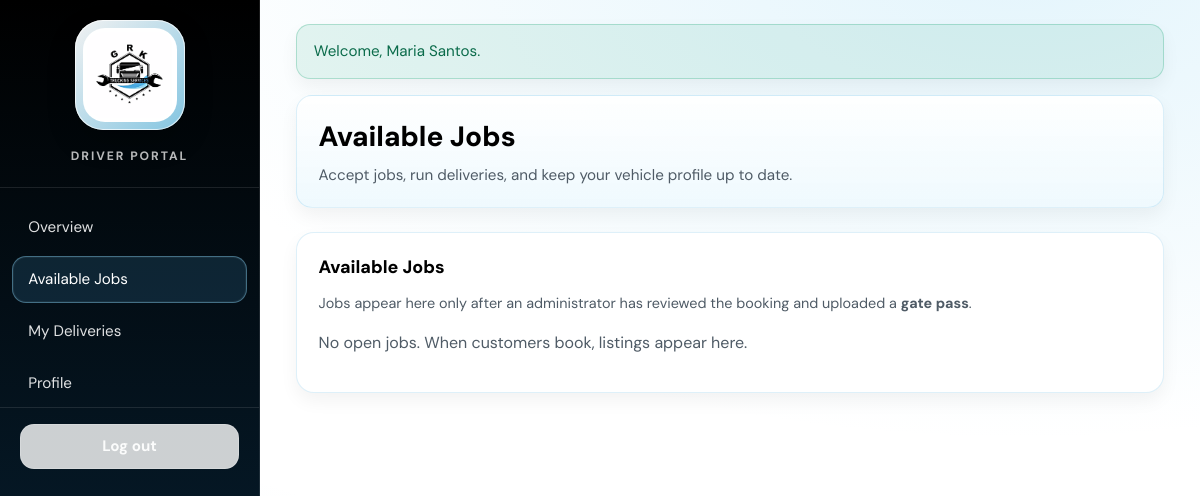
Before: /driver/dashboard.php?section=jobs (signed in) with the older database file.
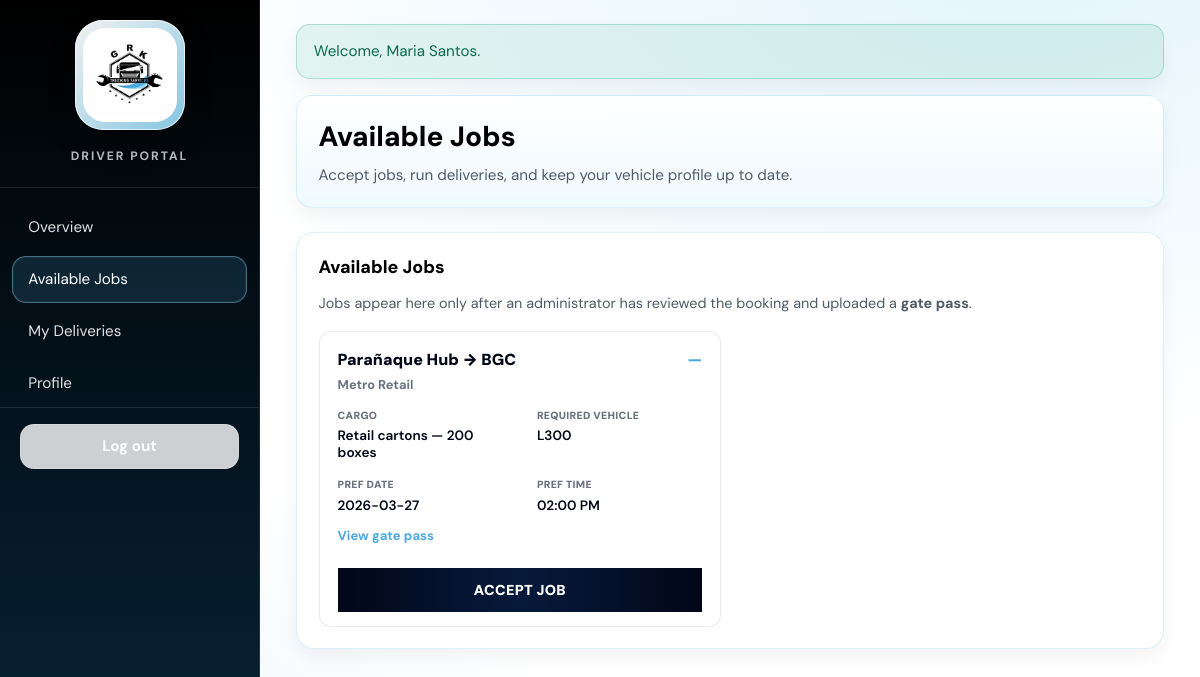
After: the same page with the newer database file.
### tables this page shows
CREATE TABLE `bookings` (
  `id` INT UNSIGNED NOT NULL AUTO_INCREMENT,
  `booking_number` VARCHAR(32) NOT NULL,
  `customer_id` INT UNSIGNED NOT NULL,
  `user_id` INT UNSIGNED NOT NULL,
  `username` VARCHAR(64) NOT NULL,
  `name` VARCHAR(120) NOT NULL,
  `email` VARCHAR(255) NOT NULL,
  `mobile` VARCHAR(40) NOT NULL,
  `booking_datetime` TIMESTAMP NOT NULL,
  `posting_date` TIMESTAMP NOT NULL,
  `vehicle_type` VARCHAR(64) NOT NULL,
  `pickup` VARCHAR(255) NOT NULL,
  `dropoff` VARCHAR(255) NOT NULL,
  `cargo_desc` TEXT NOT NULL,
  `additional_requirements` TEXT NOT NULL,
  `status` ENUM('pending','accepted','in_transit','completed','cancelled') NOT NULL DEFAULT 'pending',
  `driver_id` INT UNSIGNED NULL,
  `vehicle_id` INT UNSIGNED NULL,
  `is_locked` BOOLEAN NOT NULL DEFAULT FALSE,
  `accepted_at` TIMESTAMP NULL DEFAULT NULL,
  `payout` DECIMAL(12, 2) NULL,
  `gatepass_image` VARCHAR(512) NULL,
  PRIMARY KEY (`id`),
  UNIQUE KEY `uq_bookings_number` (`booking_number`),
  KEY `idx_bookings_customer` (`customer_id`),
  KEY `idx_bookings_user` (`user_id`),
  KEY `idx_bookings_driver` (`driver_id`),
  KEY `idx_bookings_vehicle` (`vehicle_id`),
  KEY `idx_bookings_status` (`status`),
  CONSTRAINT `fk_bookings_customer` FOREIGN KEY (`customer_id`) REFERENCES `customers` (`id`)
    ON UPDATE CASCADE ON DELETE RESTRICT,
  CONSTRAINT `fk_bookings_user` FOREIGN KEY (`user_id`) REFERENCES `users` (`id`)
    ON UPDATE CASCADE ON DELETE RESTRICT,
  CONSTRAINT `fk_bookings_driver` FOREIGN KEY (`driver_id`) REFERENCES `drivers` (`id`)
    ON UPDATE CASCADE ON DELETE SET NULL,
  CONSTRAINT `fk_bookings_vehicle` FOREIGN KEY (`vehicle_id`) REFERENCES `vehicles` (`id`)
    ON UPDATE CASCADE ON DELETE SET NULL
);

### driver/dashboard.php (called while the page is built, shortened)
<?php
require_once dirname(__DIR__) . '/includes/auth.php';
$section = $_GET['section'] ?? 'overview';
$titles = [
    'overview' => 'Overview',
    'jobs' => 'Available Jobs',
    'deliveries' => 'My Deliveries',
    'profile' => 'Profile',
];
$pageTitle = $titles[$section];
require dirname(__DIR__) . '/includes/header_driver.php';
require __DIR__ . '/sections/' . $section . '.php';
require dirname(__DIR__) . '/includes/footer_driver.php';

### includes/helpers.php (called while the page is built, shortened)
<?php
function asset(string $path): string
{
    return rtrim(BASE_URL, '/') . '/assets/' . ltrim($path, '/');
}
function asset_v(string $path): string
{
    $url = asset($path);
    $full = APP_ROOT . DIRECTORY_SEPARATOR . 'assets' . DIRECTORY_SEPARATOR . str_replace('/', DIRECTORY_SEPARATOR, ltrim($path, '/'));
    $v = is_file($full) ? (string) filemtime($full) : (string) time();
    $sep = str_contains($url, '?') ? '&' : '?';
    return $url . $sep . 'v=' . rawurlencode($v);
}
function e(?string $s): string
{
    return htmlspecialchars((string) $s, ENT_QUOTES, 'UTF-8');
}
function format_php_money(?float $amount): string
{
    if ($amount === null) {
        return '—';
    }
    return '₱' . number_format($amount, 2, '.', ',');
}
function flash_get(string $key): ?string
{
    $m = $_SESSION['_flash'][$key] ?? null;
    return $m;
}
function format_timestamp(?string $value, ?string $format = null, ?string $timezone = null): string
{
    $value = $value === null ? '' : trim((string) $value);
    $value = str_replace('T', ' ', $value);
    $tzName = $timezone ?: (date_default_timezone_get() ?: 'Asia/Manila');
    $tz = new DateTimeZone($tzName);
    $dt = null;
    try {
        $dt = new DateTimeImmutable($value, $tz);
    } catch (Throwable $e) {
        return $value;
    }
    return $dt->format($format);
}

### data/repository.php (called while the page is built, shortened)
<?php
require_once APP_ROOT . '/data/db.php';
function repo_map_booking_row(array $row): array
{
    $row['customer_id'] = (int) $row['customer_id'];
    $row['user_id'] = isset($row['user_id']) && $row['user_id'] !== null && $row['user_id'] !== ''
        ? (int) $row['user_id'] : null;
    $row['driver_id'] = isset($row['driver_id']) && $row['driver_id'] !== null && $row['driver_id'] !== ''
        ? (int) $row['driver_id'] : null;
    $row['vehicle_id'] = isset($row['vehicle_id']) && $row['vehicle_id'] !== null && $row['vehicle_id'] !== ''
        ? (int) $row['vehicle_id'] : null;
    $row['is_locked'] = (bool) ($row['is_locked'] ?? false);
    $row['accepted_at'] = isset($row['accepted_at']) && $row['accepted_at'] !== null && $row['accepted_at'] !== ''
        ? (string) $row['accepted_at'] : null;
    $row['payout'] = isset($row['payout']) && $row['payout'] !== null && $row['payout'] !== ''
        ? (float) $row['payout'] : null;
    $row['gatepass_image'] = isset($row['gatepass_image']) && $row['gatepass_image'] !== null && $row['gatepass_image'] !== ''
        ? (string) $row['gatepass_image'] : null;
    return $row;
}
function repo_driver_jobs_available(): array
{
    $pdo = db();
    $stmt = $pdo->query(
        "SELECT * FROM bookings
         WHERE status = 'pending'
           AND (is_locked = 0 OR is_locked IS NULL)
           AND driver_id IS NULL
           AND gatepass_image IS NOT NULL AND gatepass_image <> ''
         ORDER BY booking_datetime ASC"
    );
    $out = [];
    foreach ($stmt->fetchAll() as $row) {
        $out[] = repo_map_booking_row($row);
    }
    return $out;
}
function repo_driver_deliveries(int $driverId): array
{
    $pdo = db();
    $stmt = $pdo->prepare(
        "SELECT * FROM bookings WHERE driver_id = ? AND status IN ('accepted','in_transit') ORDER BY booking_datetime ASC"
    );
    $stmt->execute([$driverId]);
    $out = [];
    foreach ($stmt->fetchAll() as $row) {
        $out[] = repo_map_booking_row($row);
    }
    return $out;
}
function repo_vehicle_status_by_plate_number(string $plateNumber): ?string
{
    $plateNumber = trim($plateNumber);
    $stmt = db()->prepare('SELECT status FROM vehicles WHERE plate_number = ? LIMIT 1');
    $stmt->execute([$plateNumber]);
    $st = $stmt->fetchColumn();
    if ($st === false || $st === null) {
        return null;
    }
    return (string) $st;
}

### includes/auth.php (called while the page is built, shortened)
<?php
require_once APP_ROOT . '/data/repository.php';
function auth_user(): ?array
{
    return $_SESSION['user'] ?? null;
}

### data/db.php (called while the page is built, shortened)
<?php
function db(): PDO
{
    static $pdo = null;
    if ($pdo instanceof PDO) {
        return $pdo;
    }
    $dsn = sprintf(
        'mysql:host=%s;dbname=%s;charset=%s',
        DB_HOST,
        DB_NAME,
        DB_CHARSET
    );
    $pdo = new PDO($dsn, DB_USER, DB_PASS, [
        PDO::ATTR_ERRMODE => PDO::ERRMODE_EXCEPTION,
        PDO::ATTR_DEFAULT_FETCH_MODE => PDO::FETCH_ASSOC,
        PDO::ATTR_EMULATE_PREPARES => false,
    ]);
    return $pdo;
}

### driver/sections/jobs.php (the view, shortened to what this page needs)
<?php
$u = auth_user();
$jobs = repo_driver_jobs_available();
$active = repo_driver_deliveries((int) ($u['id'] ?? 0));
$hasActive = count($active) > 0;
$vehStatus = repo_vehicle_status_by_plate_number((string) ($u['plate'] ?? ''));
$vehicleBlocking = $vehStatus !== null && $vehStatus !== 'available';
$blocked = $hasActive || $vehicleBlocking;
$blockReason = $hasActive
  ? 'You have an unfinished delivery. Finish it before accepting a new job.'
  : ($vehicleBlocking ? ('Your vehicle is currently ' . $vehStatus . '. You cannot accept jobs right now.') : '');
?>
<div class="card">
  <h2>Available Jobs</h2>
  <p style="margin:0 0 1rem;color:var(--muted);font-size:0.9rem;">
    Jobs appear here only after an administrator has reviewed the booking and uploaded a <strong>gate pass</strong>.
  </p>
  <?php if (!$jobs): ?>
    <p style="color:var(--muted)">No open jobs. When customers book, listings appear here.</p>
  <?php else: ?>
    <div class="driver-cards driver-cards--jobs">
      <?php foreach ($jobs as $b): ?>
        <?php
          $pickup = (string) ($b['pickup'] ?? '');
          $dropoff = (string) ($b['dropoff'] ?? '');
          $route = $pickup . ' → ' . $dropoff;
          $bizName = (string) ($b['name'] ?? '—');
          $cargo = (string) ($b['cargo_desc'] ?? '—');
          $vehicleType = (string) ($b['vehicle_type'] ?? '—');
          $dtVal = (string) ($b['booking_datetime'] ?? '');
          $payoutVal = $b['payout'] ?? null;
          $payoutStr = format_php_money($payoutVal !== null ? (float) $payoutVal : null);
          $gpLink = BASE_URL . '/handlers/view_booking_doc.php?booking_number=' . urlencode((string) ($b['booking_number'] ?? '')) . '&doc=gatepass';
        ?>
        <div class="driver-job-card">
          <div class="driver-job-card__head">
            <div>
              <div class="driver-job-card__route"><?= e($route) ?></div>
              <div class="driver-job-card__biz"><?= e($bizName) ?></div>
            </div>
            <div class="driver-job-card__payout"><?= e($payoutStr) ?></div>
          </div>
          <div class="driver-job-card__grid">
            <div class="driver-job-card__field">
              <div class="driver-job-card__label">CARGO</div>
              <div class="driver-job-card__value"><?= e($cargo) ?></div>
            </div>
            <div class="driver-job-card__field">
              <div class="driver-job-card__label">REQUIRED VEHICLE</div>
              <div class="driver-job-card__value"><?= e($vehicleType) ?></div>
            </div>
            <div class="driver-job-card__field">
              <div class="driver-job-card__label">PREF DATE</div>
              <div class="driver-job-card__value"><?= e(format_timestamp($dtVal, 'Y-m-d')) ?></div>
            </div>
            <div class="driver-job-card__field">
              <div class="driver-job-card__label">PREF TIME</div>
              <div class="driver-job-card__value"><?= e(format_timestamp($dtVal, 'h:i A')) ?></div>
            </div>
          </div>
          <div class="driver-job-card__docs">
            <a href="<?= e($gpLink) ?>" target="_blank" rel="noopener noreferrer">View gate pass</a>
          </div>
          <div class="driver-job-card__cta">
            <form method="post" action="<?= e(BASE_URL . '/handlers/driver_accept_job.php') ?>" style="margin:0">
              <button
                type="submit"
                class="driver-job-card__ctaBtn"
                <?= $blocked ? 'disabled aria-disabled="true"' : '' ?>
                title="<?= $blocked ? e($blockReason) : 'Accept job' ?>"
              >ACCEPT JOB</button>
            </form>
          </div>
        </div>
      <?php endforeach; ?>
    </div>
  <?php endif; ?>
</div>

### includes/header_driver.php (shortened to what this page needs)
<?php
$base = BASE_URL . '/driver/dashboard.php';
$logoUrl = BASE_URL . '/assets/GRK%20LOGO.png';
?>
<!DOCTYPE html>
<html lang="en">
<head>
  <link rel="stylesheet" href="<?= e(asset_v('css/global.css')) ?>">
  <link rel="stylesheet" href="<?= e(asset_v('css/dashboard-driver-' . $section . '.css')) ?>">
</head>
<body>
  <div class="app-shell">
    <aside class="sidebar">
      <div class="sidebar__brand">
        <div class="sidebar__logoWrap">
          <img src="<?= e($logoUrl) ?>" alt="GRK Trucking Services logo">
        </div>
        <small>Driver portal</small>
      </div>
      <nav class="sidebar__nav" aria-label="Driver">
        <a href="<?= e($base . '?section=overview') ?>" class="<?= $section === 'overview' ? 'is-active' : '' ?>">Overview</a>
        <a href="<?= e($base . '?section=jobs') ?>" class="<?= $section === 'jobs' ? 'is-active' : '' ?>">Available Jobs</a>
        <a href="<?= e($base . '?section=deliveries') ?>" class="<?= $section === 'deliveries' ? 'is-active' : '' ?>">My Deliveries</a>
        <a href="<?= e($base . '?section=profile') ?>" class="<?= $section === 'profile' ? 'is-active' : '' ?>">Profile</a>
      </nav>
      <div class="sidebar__foot">
        <a class="btn btn--ghost" style="width:100%" href="<?= e(BASE_URL . '/handlers/logout.php?portal=driver') ?>">Log out</a>
      </div>
    </aside>
    <main class="main">
      <?php if ($m = flash_get('success')): ?>
        <div class="flash flash--ok"><?= e($m) ?></div>
      <?php endif; ?>
      <header class="page-head">
        <h1><?= e($pageTitle) ?></h1>
        <p>Accept jobs, run deliveries, and keep your vehicle profile up to date.</p>
      </header>

### includes/footer_driver.php (shortened to what this page needs)
    </main>
  </div>
</body>
</html>

### assets/css/dashboard-driver-jobs.css (style rules this page uses)
.driver-cards { display: grid; grid-template-columns: repeat(2, minmax(0, 1fr)); gap: 1.1rem; align-items: stretch; }
.driver-job-card { background: #ffffff; border: 1px solid rgba(2, 7, 24, 0.08); border-radius: 12px; padding: 16px 18px 14px 18px; overflow: hidden; }
.driver-job-card__head { display: flex; align-items: flex-start; justify-content: space-between; gap: 16px; margin-bottom: 14px; }
.driver-job-card__route { font-size: 1rem; font-weight: 900; color: #020718; margin-bottom: 3px; }
.driver-job-card__biz { font-size: 0.8rem; font-weight: 700; color: #6b7280; }
.driver-job-card__payout { color: var(--primary); font-weight: 900; font-size: 1rem; white-space: nowrap; }
.driver-job-card__grid { display: grid; grid-template-columns: 1fr 1fr; column-gap: 34px; row-gap: 16px; }
.driver-job-card__label { font-size: 0.65rem; color: #6b7280; text-transform: uppercase; font-weight: 900; letter-spacing: 0.03em; margin-bottom: 4px; }
.driver-job-card__value { font-size: 0.85rem; color: #020718; font-weight: 600; line-height: 1.25; word-break: break-word; }
.driver-job-card__docs { margin-top: 12px; font-size: 0.82rem; font-weight: 700; }
.driver-job-card__docs a { color: var(--primary); text-decoration: none; }
.driver-job-card__cta { margin-top: 22px; }
.driver-job-card__ctaBtn { width: 100%; border: 0; height: 44px; background: linear-gradient(90deg, #020718 0%, #071a3c 50%, #020718 100%); color: #ffffff; font-weight: 900; font-size: 0.9rem; letter-spacing: 0.02em; text-transform: uppercase; cursor: pointer; font-family: inherit; display: flex; align-items: center; justify-content: center; border-radius: 0; }

Changed rows visible on the page:
now on this page (row edited): bookings: route "Parañaque Hub → BGC", name "Metro Retail", payoutStr "—", cargo_desc "Retail cartons — 200 boxes", vehicle_type "L300", booking_datetime "2026-03-27", booking_datetime "02:00 PM"
Other visible differences:
text no longer shown: "No open jobs. When customers book, listings appear here."
